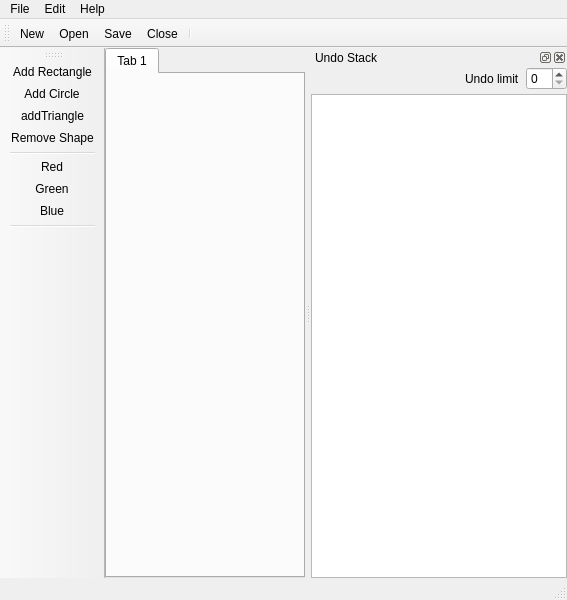
<?xml version="1.0" encoding="UTF-8"?>
<ui version="4.0">
 <class>MainWindow</class>
 <widget class="QMainWindow" name="MainWindow">
  <property name="geometry">
   <rect>
    <x>0</x>
    <y>0</y>
    <width>567</width>
    <height>600</height>
   </rect>
  </property>
  <property name="iconSize">
   <size>
    <width>32</width>
    <height>32</height>
   </size>
  </property>
  <widget class="QWidget" name="centralwidget">
   <layout class="QVBoxLayout">
    <property name="spacing">
     <number>0</number>
    </property>
    <property name="leftMargin">
     <number>0</number>
    </property>
    <property name="topMargin">
     <number>0</number>
    </property>
    <property name="rightMargin">
     <number>0</number>
    </property>
    <property name="bottomMargin">
     <number>0</number>
    </property>
    <item>
     <widget class="QTabWidget" name="documentTabs">
      <property name="currentIndex">
       <number>0</number>
      </property>
      <widget class="QWidget" name="tab">
       <attribute name="title">
        <string>Tab 1</string>
       </attribute>
      </widget>
     </widget>
    </item>
   </layout>
  </widget>
  <widget class="QMenuBar" name="menubar">
   <property name="geometry">
    <rect>
     <x>0</x>
     <y>0</y>
     <width>567</width>
     <height>21</height>
    </rect>
   </property>
   <widget class="QMenu" name="menuFile">
    <property name="title">
     <string>File</string>
    </property>
    <addaction name="actionNew"/>
    <addaction name="actionOpen"/>
    <addaction name="actionSave"/>
    <addaction name="actionClose"/>
    <addaction name="separator"/>
    <addaction name="actionExit"/>
   </widget>
   <widget class="QMenu" name="menuShape">
    <property name="title">
     <string>Edit</string>
    </property>
    <widget class="QMenu" name="menuMacros">
     <property name="title">
      <string>Macros</string>
     </property>
     <addaction name="actionAddRobot"/>
     <addaction name="actionAddSnowman"/>
    </widget>
    <addaction name="separator"/>
    <addaction name="actionAddCircle"/>
    <addaction name="actionAddRectangle"/>
    <addaction name="actionAddTriangle"/>
    <addaction name="actionRemoveShape"/>
    <addaction name="separator"/>
    <addaction name="actionRed"/>
    <addaction name="actionGreen"/>
    <addaction name="actionBlue"/>
    <addaction name="separator"/>
    <addaction name="menuMacros"/>
   </widget>
   <widget class="QMenu" name="menuHelp">
    <property name="title">
     <string>Help</string>
    </property>
    <addaction name="actionAbout"/>
    <addaction name="actionAboutQt"/>
   </widget>
   <addaction name="menuFile"/>
   <addaction name="menuShape"/>
   <addaction name="menuHelp"/>
  </widget>
  <widget class="QStatusBar" name="statusbar"/>
  <widget class="QToolBar" name="toolBar">
   <property name="windowTitle">
    <string>File actions</string>
   </property>
   <property name="orientation">
    <enum>Qt::Horizontal</enum>
   </property>
   <attribute name="toolBarArea">
    <enum>TopToolBarArea</enum>
   </attribute>
   <attribute name="toolBarBreak">
    <bool>false</bool>
   </attribute>
   <addaction name="actionNew"/>
   <addaction name="actionOpen"/>
   <addaction name="actionSave"/>
   <addaction name="actionClose"/>
   <addaction name="separator"/>
  </widget>
  <widget class="QToolBar" name="shapeToolBar">
   <property name="windowTitle">
    <string>Shape actions</string>
   </property>
   <property name="orientation">
    <enum>Qt::Vertical</enum>
   </property>
   <attribute name="toolBarArea">
    <enum>LeftToolBarArea</enum>
   </attribute>
   <attribute name="toolBarBreak">
    <bool>false</bool>
   </attribute>
   <addaction name="actionAddRectangle"/>
   <addaction name="actionAddCircle"/>
   <addaction name="actionAddTriangle"/>
   <addaction name="actionRemoveShape"/>
   <addaction name="separator"/>
   <addaction name="actionRed"/>
   <addaction name="actionGreen"/>
   <addaction name="actionBlue"/>
   <addaction name="separator"/>
  </widget>
  <widget class="QDockWidget" name="dockWidget">
   <property name="windowTitle">
    <string>Undo Stack</string>
   </property>
   <attribute name="dockWidgetArea">
    <number>2</number>
   </attribute>
   <widget class="QWidget" name="dockWidgetContents">
    <layout class="QVBoxLayout">
     <property name="spacing">
      <number>4</number>
     </property>
     <property name="leftMargin">
      <number>0</number>
     </property>
     <property name="topMargin">
      <number>0</number>
     </property>
     <property name="rightMargin">
      <number>0</number>
     </property>
     <property name="bottomMargin">
      <number>0</number>
     </property>
     <item>
      <layout class="QHBoxLayout">
       <property name="spacing">
        <number>6</number>
       </property>
       <property name="leftMargin">
        <number>0</number>
       </property>
       <property name="topMargin">
        <number>0</number>
       </property>
       <property name="rightMargin">
        <number>0</number>
       </property>
       <property name="bottomMargin">
        <number>0</number>
       </property>
       <item>
        <spacer>
         <property name="orientation">
          <enum>Qt::Horizontal</enum>
         </property>
         <property name="sizeHint" stdset="0">
          <size>
           <width>40</width>
           <height>20</height>
          </size>
         </property>
        </spacer>
       </item>
       <item>
        <widget class="QLabel" name="label">
         <property name="text">
          <string>Undo limit</string>
         </property>
        </widget>
       </item>
       <item>
        <widget class="QSpinBox" name="undoLimit"/>
       </item>
      </layout>
     </item>
     <item>
      <widget class="QUndoView" name="undoView">
       <property name="alternatingRowColors">
        <bool>false</bool>
       </property>
      </widget>
     </item>
    </layout>
   </widget>
  </widget>
  <action name="actionOpen">
   <property name="icon">
    <iconset resource="undo.qrc">
     <normaloff>:/icons/fileopen.png</normaloff>:/icons/fileopen.png</iconset>
   </property>
   <property name="text">
    <string>&amp;Open</string>
   </property>
  </action>
  <action name="actionClose">
   <property name="icon">
    <iconset resource="undo.qrc">
     <normaloff>:/icons/fileclose.png</normaloff>:/icons/fileclose.png</iconset>
   </property>
   <property name="text">
    <string>&amp;Close</string>
   </property>
  </action>
  <action name="actionNew">
   <property name="icon">
    <iconset resource="undo.qrc">
     <normaloff>:/icons/filenew.png</normaloff>:/icons/filenew.png</iconset>
   </property>
   <property name="text">
    <string>&amp;New</string>
   </property>
  </action>
  <action name="actionSave">
   <property name="icon">
    <iconset resource="undo.qrc">
     <normaloff>:/icons/filesave.png</normaloff>:/icons/filesave.png</iconset>
   </property>
   <property name="text">
    <string>&amp;Save</string>
   </property>
  </action>
  <action name="actionExit">
   <property name="icon">
    <iconset resource="undo.qrc">
     <normaloff>:/icons/exit.png</normaloff>:/icons/exit.png</iconset>
   </property>
   <property name="text">
    <string>E&amp;xit</string>
   </property>
  </action>
  <action name="actionRed">
   <property name="icon">
    <iconset resource="undo.qrc">
     <normaloff>:/icons/red.png</normaloff>:/icons/red.png</iconset>
   </property>
   <property name="text">
    <string>Red</string>
   </property>
  </action>
  <action name="actionGreen">
   <property name="icon">
    <iconset resource="undo.qrc">
     <normaloff>:/icons/green.png</normaloff>:/icons/green.png</iconset>
   </property>
   <property name="text">
    <string>Green</string>
   </property>
  </action>
  <action name="actionBlue">
   <property name="icon">
    <iconset resource="undo.qrc">
     <normaloff>:/icons/blue.png</normaloff>:/icons/blue.png</iconset>
   </property>
   <property name="text">
    <string>Blue</string>
   </property>
  </action>
  <action name="actionAddRectangle">
   <property name="icon">
    <iconset resource="undo.qrc">
     <normaloff>:/icons/rectangle.png</normaloff>:/icons/rectangle.png</iconset>
   </property>
   <property name="text">
    <string>Add Rectangle</string>
   </property>
  </action>
  <action name="actionAddCircle">
   <property name="icon">
    <iconset resource="undo.qrc">
     <normaloff>:/icons/circle.png</normaloff>:/icons/circle.png</iconset>
   </property>
   <property name="text">
    <string>Add Circle</string>
   </property>
  </action>
  <action name="actionRemoveShape">
   <property name="icon">
    <iconset resource="undo.qrc">
     <normaloff>:/icons/remove.png</normaloff>:/icons/remove.png</iconset>
   </property>
   <property name="text">
    <string>Remove Shape</string>
   </property>
  </action>
  <action name="actionAddRobot">
   <property name="text">
    <string>Add robot</string>
   </property>
  </action>
  <action name="actionAddSnowman">
   <property name="text">
    <string>Add snowan</string>
   </property>
  </action>
  <action name="actionAddTriangle">
   <property name="icon">
    <iconset resource="undo.qrc">
     <normaloff>:/icons/triangle.png</normaloff>:/icons/triangle.png</iconset>
   </property>
   <property name="text">
    <string>addTriangle</string>
   </property>
  </action>
  <action name="actionAbout">
   <property name="text">
    <string>About</string>
   </property>
  </action>
  <action name="actionAboutQt">
   <property name="text">
    <string>About Qt</string>
   </property>
  </action>
 </widget>
 <customwidgets>
  <customwidget>
   <class>QUndoView</class>
   <extends>QListView</extends>
   <header>qundoview.h</header>
  </customwidget>
 </customwidgets>
 <resources>
  <include location="undo.qrc"/>
 </resources>
 <connections/>
</ui>
